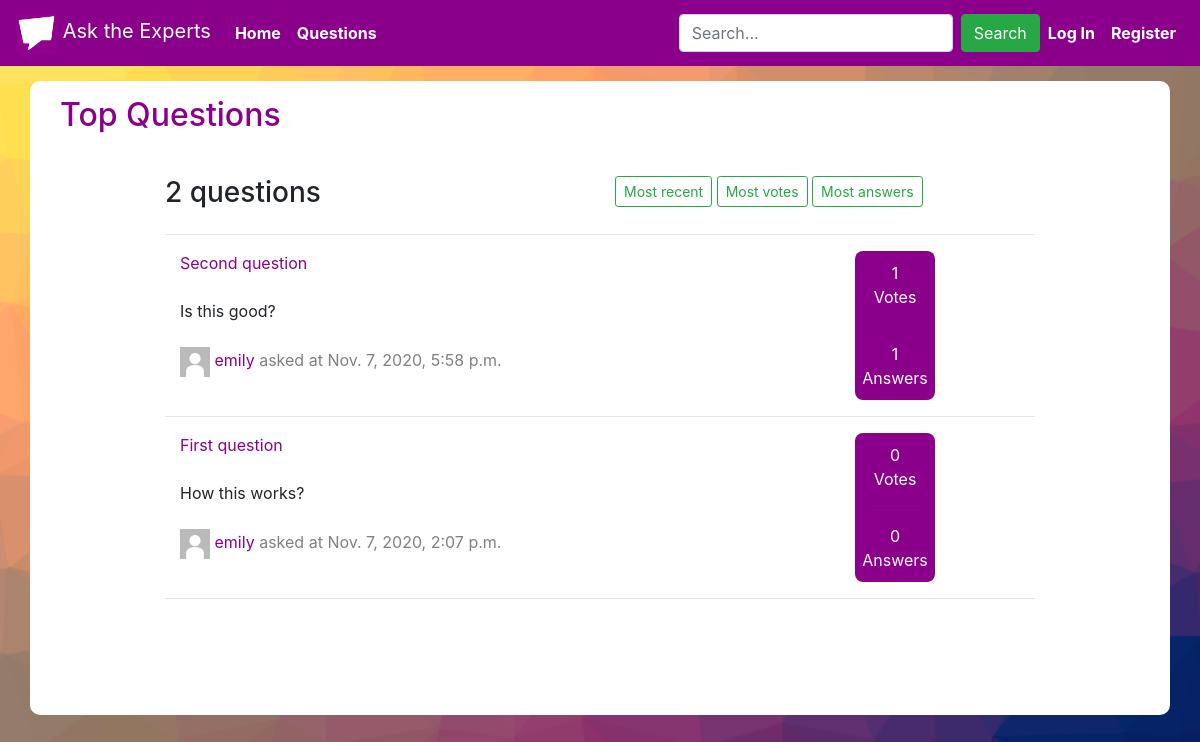
Screenshot of /questions with the database file from the repository.
### asktheexperts/models.py (models this page shows, shortened)
class Question(models.Model):
    user = models.ForeignKey("User", on_delete=models.PROTECT, related_name="questioned")
    title = models.CharField(max_length=64)
    content = models.TextField(max_length=255)
    timestamp = models.DateTimeField(auto_now_add=True)

class User(AbstractUser):
    photo = models.ImageField(upload_to='images/', default="images/default_image.jpg")
    vote_question = models.ManyToManyField("Question", symmetrical=False, related_name="question_voted")
    vote_answer = models.ManyToManyField("Answer", symmetrical=False, related_name="answer_voted")
    rank = models.IntegerField(default=1)

### asktheexperts/views.py (the view)
# urls.py: path("questions", views.questions, name="questions"),
def questions(request):
    questions = Question.objects.all().order_by("-timestamp")
    return render(request, "asktheexperts/questions.html", {
        "questions": questions
    })

### asktheexperts/templates/asktheexperts/questions.html (shortened to what this page needs)
{% extends "asktheexperts/layout.html" %}
{% load static %}
{% block body %}
    <div class="container questions white-div">
        <div class="container top-header">
            <h2 class="darkmagenta">Top Questions</h2>
        </div>
        <br>
        <div class="container count-buttons-div">
            <div class="row questions-count">
                <div class="col">
                    <h3>{{ questions.count }} {% if questions.count == 1 %} question{% else %} questions{% endif %}</h3>
                </div>
                <div class="col">
                    <button class="btn btn-sm btn-outline-success">Most recent</button>
                    <button class="btn btn-sm btn-outline-success">Most votes</button>
                    <button class="btn btn-sm btn-outline-success">Most answers</button>
                </div>
            </div>
            <hr>
            {% for question in questions %}
                <div class="row container questions-div">
                    <div class="col">
                        <div class="darkmagenta">
                            <a class="no-decoration" href="{% url 'question' question.id %}"><span class="darkmagenta">{{ question.title }}</span></a>
                        </div>
                        <br>
                        <div class="text-truncate question-content">
                            {{ question.content }}
                        </div>
                        <div>
                            <br>
                            <a href="{% url 'profile' question.user.id question.user.username %}"><img src="{{ question.user.photo.url }}" height="30px" width="30px"></a>
                            <a class="no-decoration" href="{% url 'profile' question.user.id question.user.username %}"><span class="darkmagenta">{{ question.user.username }}</span></a>
                            <span class="timestamp">asked at {{ question.timestamp }}</span>
                        </div>
                    </div>
                    <div class="col stats-div">
                        <div class="voted-count">
                            <div class="row justify-content-center">
                                {{ question.question_voted.count }}
                            </div>
                            <div class="row justify-content-center">
                                Votes
                            </div>
                        </div>
                        <hr>
                        <div class="darkmagenta answers-count">
                            <div class="row justify-content-center">
                                {{ question.answered_question.count }}
                            </div>
                            <div class="row justify-content-center">
                                Answers
                            </div>
                        </div>
                    </div>
                </div>
                <hr>
            {% endfor %}
        </div>
    </div>
{% endblock %}

### asktheexperts/static/asktheexperts/styles.css (style rules this page uses)
body { background: url('/static/background.png') no-repeat center center fixed; -webkit-background-size: cover; -moz-background-size: cover; -o-background-size: cover; background-size: cover; }
.darkmagenta { color:darkmagenta; }
.questions { background-color: white; margin-top: 15px; margin-bottom: 15px; border-radius: 10px; }
.white-div { padding-bottom: 100px; }
.top-header { padding-top: 15px; }
.count-buttons-div { max-width: 900px; }
.questions-count { margin-bottom: 10px; padding-top:10px; }
.questions-div { max-width: 800px; }
.question-content { max-width: 600px; }
.stats-div { max-width: 80px; color:white; background-color: darkmagenta; border-radius: 8px; max-height: 200px; }
.voted-count { margin-top:10px; }
.answers-count { color: white; font-size: medium; margin-bottom: 10px; }
.timestamp { color: gray; }
button { background-color: Transparent; background-repeat:no-repeat; border: none; cursor:pointer; overflow: hidden; outline:none; }

### rows the page displays
Question: title "Second question", content "Is this good?", user.photo (placeholder picture), user.username "emily", timestamp "Nov. 7, 2020, 5:58 p.m.", question_voted.count "1", answered_question.count "1"
Question: title "First question", content "How this works?", user.photo (placeholder picture), user.username "emily", timestamp "Nov. 7, 2020, 2:07 p.m.", question_voted.count "0", answered_question.count "0"

### other values shown
{{ questions.count }} "2"
